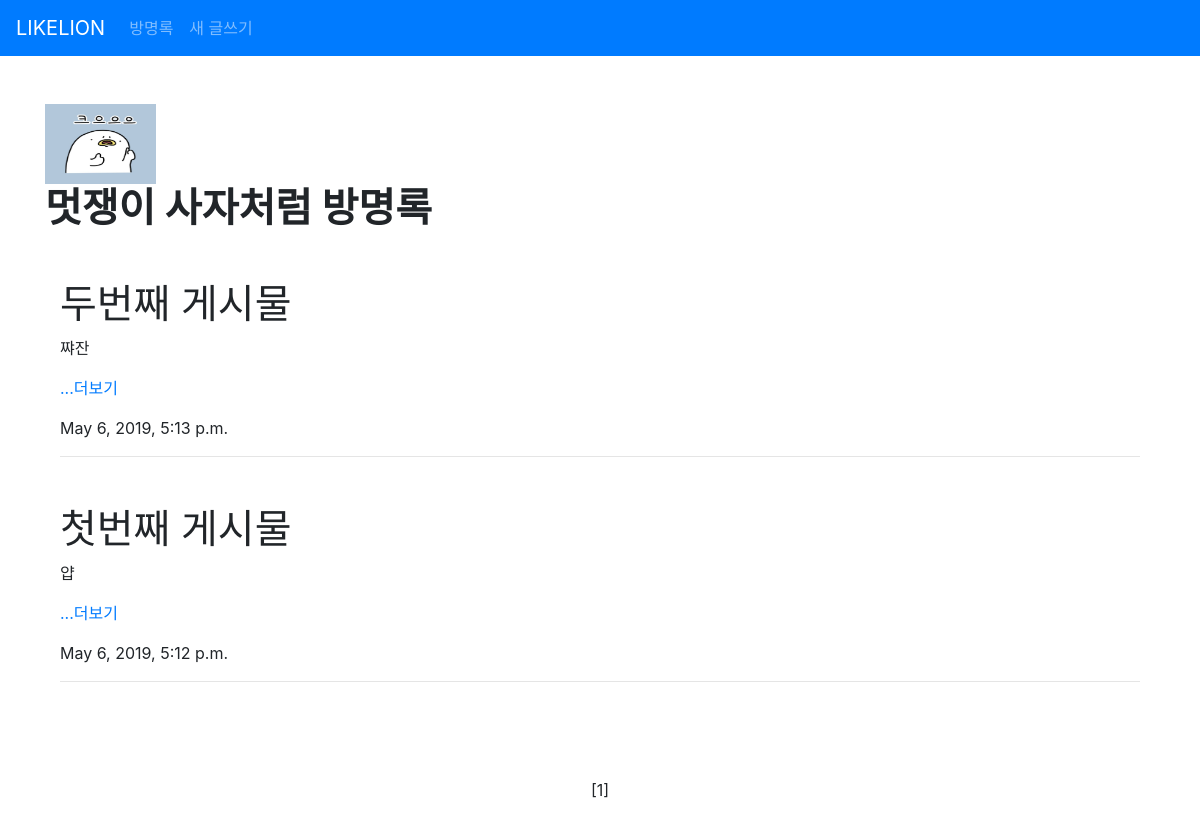
The page / on the database its author committed.
### blog/models.py (models this page shows, shortened)
class Post(models.Model):
    title = models.CharField(max_length = 100)
    content = models.TextField()
    created_at = models.DateTimeField(auto_now_add=True)
    updated_at = models.DateTimeField(auto_now = True)
    def summary(self):
        return self.content[:100]

### blog/views.py (the view)
# urls.py: path('', blog.views.home, name="home"),
def home(request): #request란? 사용자가 요청한 메서드 + string + ... 값 / 해쉬 형태로 넘어간다
    post_list = Post.objects.all().order_by('-updated_at')
    paginator = Paginator(post_list, 10)
    page = request.GET.get('page')
    posts = paginator.get_page(page)
    return render(request, 'blog/home.html', {'posts' : posts})

### blog/templates/blog/home.html (shortened to what this page needs)
    {% extends 'blog/base.html' %}
    {% load static%}
    {% block content %}
    <div class="container mt-5">
        <img src="{% static 'blog/img/duck.jpg' %}" alt="크으으으" width="10%" height="10%">
        <h1><strong>멋쟁이 사자처럼 방명록</strong></h1>
        {% for post in posts %}
        <div class="container mt-5">
                <h1>{{ post.title }}</h1>
                <p>{{ post.summary }}</p><a href="{% url 'detail' post.pk %}">...더보기</a></p>
                <p>{{ post.updated_at }}</p><hr>
        </div>
        {% endfor %}
    </div>
    <div class=" center">
        <span class="step-links">
            <span class="current">
               [{{posts.number}}]
            </span>
        </span>
    </div>
    {% endblock %}

### blog/templates/blog/home.html (style rules this page uses)
.center { margin: auto; padding: 80px; width: 50%; text-align: center; display: flex; align-items: center; justify-content: center ; }

### rows shown on the page
Post: title "두번째 게시물", summary "쨔잔", updated_at "May 6, 2019, 5:13 p.m."
Post: title "첫번째 게시물", summary "얍", updated_at "May 6, 2019, 5:12 p.m."

### other values the page prints
{{ posts.number }} "1"
